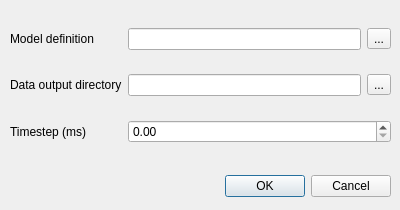
<?xml version="1.0" encoding="UTF-8"?>
<ui version="4.0">
 <class>ModelSetupDialog</class>
 <widget class="QDialog" name="ModelSetupDialog">
  <property name="geometry">
   <rect>
    <x>0</x>
    <y>0</y>
    <width>400</width>
    <height>210</height>
   </rect>
  </property>
  <property name="windowTitle">
   <string>Model setup</string>
  </property>
  <widget class="QDialogButtonBox" name="buttonBox">
   <property name="geometry">
    <rect>
     <x>50</x>
     <y>170</y>
     <width>341</width>
     <height>32</height>
    </rect>
   </property>
   <property name="orientation">
    <enum>Qt::Horizontal</enum>
   </property>
   <property name="standardButtons">
    <set>QDialogButtonBox::Cancel|QDialogButtonBox::Ok</set>
   </property>
  </widget>
  <widget class="QWidget" name="layoutWidget">
   <property name="geometry">
    <rect>
     <x>10</x>
     <y>10</y>
     <width>381</width>
     <height>151</height>
    </rect>
   </property>
   <layout class="QGridLayout" name="gridLayout">
    <item row="0" column="0">
     <widget class="QLabel" name="label">
      <property name="text">
       <string>Model definition</string>
      </property>
     </widget>
    </item>
    <item row="0" column="1">
     <widget class="QLineEdit" name="modelfile"/>
    </item>
    <item row="0" column="2">
     <widget class="QToolButton" name="modelfile_browse">
      <property name="text">
       <string>...</string>
      </property>
     </widget>
    </item>
    <item row="1" column="0">
     <widget class="QLabel" name="label_3">
      <property name="text">
       <string>Data output directory</string>
      </property>
     </widget>
    </item>
    <item row="1" column="1">
     <widget class="QLineEdit" name="outdir"/>
    </item>
    <item row="1" column="2">
     <widget class="QToolButton" name="outdir_browse">
      <property name="text">
       <string>...</string>
      </property>
     </widget>
    </item>
    <item row="2" column="0">
     <widget class="QLabel" name="label_2">
      <property name="text">
       <string>Timestep (ms)</string>
      </property>
     </widget>
    </item>
    <item row="2" column="1" colspan="2">
     <widget class="QDoubleSpinBox" name="dt">
      <property name="maximum">
       <double>1000.000000000000000</double>
      </property>
      <property name="singleStep">
       <double>0.100000000000000</double>
      </property>
     </widget>
    </item>
   </layout>
  </widget>
 </widget>
 <resources/>
 <connections>
  <connection>
   <sender>buttonBox</sender>
   <signal>accepted()</signal>
   <receiver>ModelSetupDialog</receiver>
   <slot>accept()</slot>
   <hints>
    <hint type="sourcelabel">
     <x>248</x>
     <y>254</y>
    </hint>
    <hint type="destinationlabel">
     <x>157</x>
     <y>274</y>
    </hint>
   </hints>
  </connection>
  <connection>
   <sender>buttonBox</sender>
   <signal>rejected()</signal>
   <receiver>ModelSetupDialog</receiver>
   <slot>reject()</slot>
   <hints>
    <hint type="sourcelabel">
     <x>316</x>
     <y>260</y>
    </hint>
    <hint type="destinationlabel">
     <x>286</x>
     <y>274</y>
    </hint>
   </hints>
  </connection>
 </connections>
</ui>
